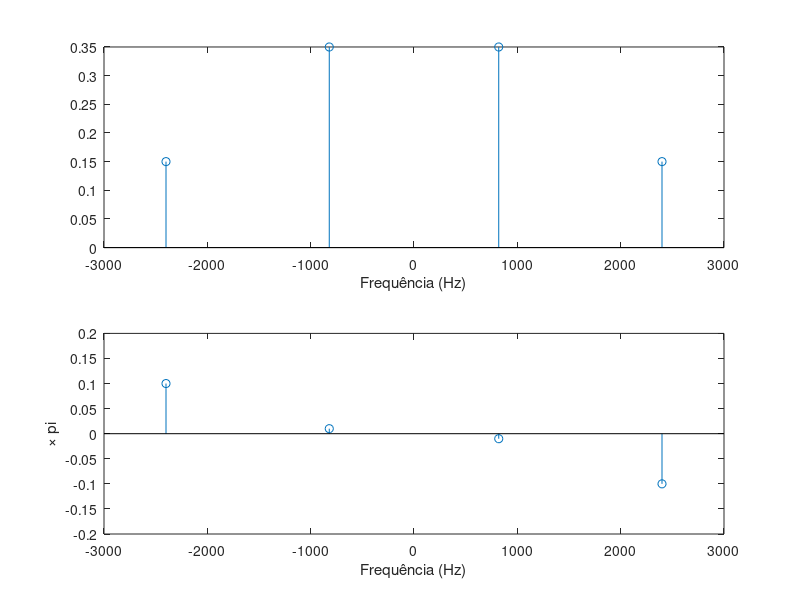
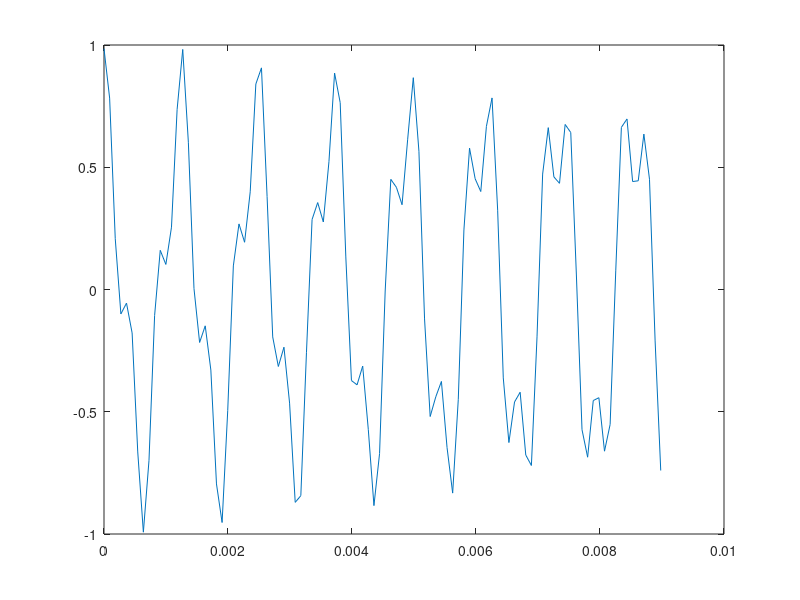

These charts were generated, in order, by the following MATLAB code:
  % a)
f = [-2400 -820 820 2400];
a = [0.15*exp(1i*pi*0.1) 0.35*exp(1i*pi*0.01) 0.35*exp(-1i*pi*0.01) 0.15*exp(-1i*pi*0.1)];

subplot(2,1,1)
stem(f, abs(a))
xlabel('Frequência (Hz)')

subplot(2,1,2)
stem(f, angle(a)/pi)
xlabel('Frequência (Hz)')
ylabel('\times pi')

% c)
fa = 11025;
Ta = 1/fa;
T = 2;
t = 0:Ta:T-Ta;

for k = 1:4
    s(k,:) = a(k)*exp(1i*2*pi*f(k)*t);
end

figure
stem(t, sum(s))

for k = 1:4
        s(k,:) = a(k) * exp(1i*2*pi*f(k)*t);
end

x = sum(s);

plot(t(1:100), x(1:100));
soundsc(real(x),fa)